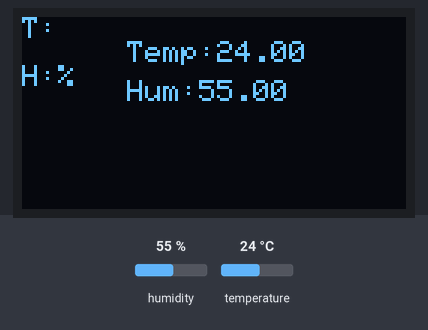
The sketch below on a simulated Arduino Uno, built with avr-gcc and run on an emulated ATmega328P. On the bench: 128×64 one-colour display. The test bench sets the inputs (shaded band); at power-on: humidity 55 %, temperature 24 °C. The display library's start-up logo is not drawn.

Above: at 1.2 s.
1.3 s: humidity set to 22 %
At 2.7 s:
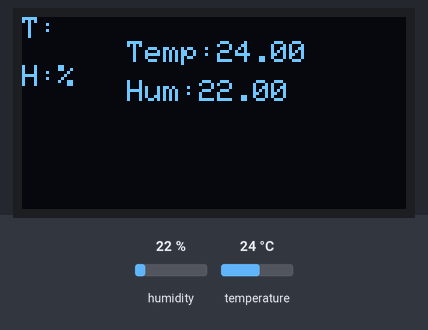
3.7 s: temperature set to 12 °C
At 5.6 s:
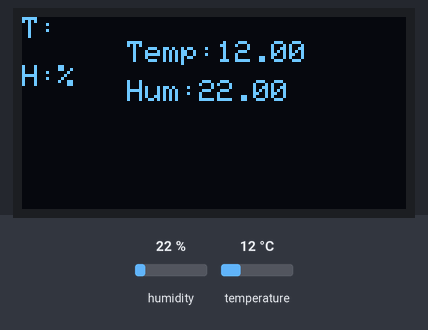
5.9 s: humidity set to 40 %
At 7.6 s:
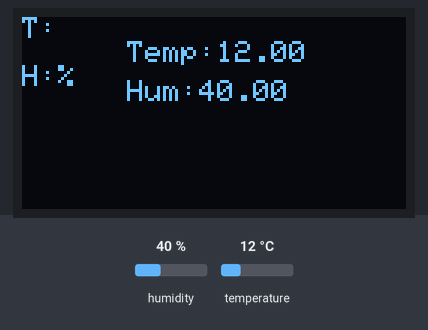
8.0 s: temperature set to 19 °C
Timing chart, 0 to 11.0 s (numbered marks = the images above; inputs shaded):
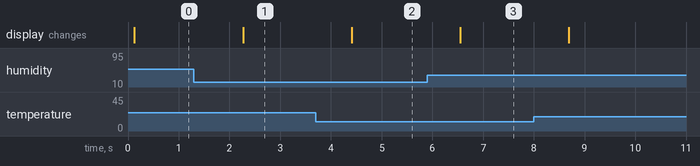

Measured:
- after the input at 1.3 s, the display: changes after 0.97 s (image 1)
- after the input at 3.7 s, the display: changes after 0.71 s (image 2)
- after the input at 5.9 s, the display: changes after 0.65 s (image 3)

The sketch:

SHT30_D1-Mini_0.66-OLED_cloudfree.ino
```cpp
#include <Wire.h>
#include <Adafruit_GFX.h>
#include <Adafruit_SSD1306.h>
#include <WEMOS_SHT3X.h>

#define OLED_RESET 4  // GPIO0
Adafruit_SSD1306 display(OLED_RESET);

SHT3X sht30(0x45);

void setup() {
  Serial.begin(115200);
Wire.begin();
  display.begin(SSD1306_SWITCHCAPVCC, 0x3C);
 display.display();
}

void loop() {

  // Clear the buffer.
  display.clearDisplay();
  display.setTextSize(1);
  display.setCursor(0, 0);
  display.setTextColor(WHITE);

  if(sht30.get()==0){
    display.println("T: ");
    display.setCursor(35,8);
    display.print("Temp:");
    display.setTextSize(1);
    display.println(sht30.cTemp);

    display.setTextSize(1);
    display.println("H:% ");
    display.setCursor(35,21);
    display.print("Hum:");
    display.setTextSize(1);
    display.println(sht30.humidity);
  }
  else
  {
    display.println("Error!");
  }
  display.display();
  delay(1000);

}
```
